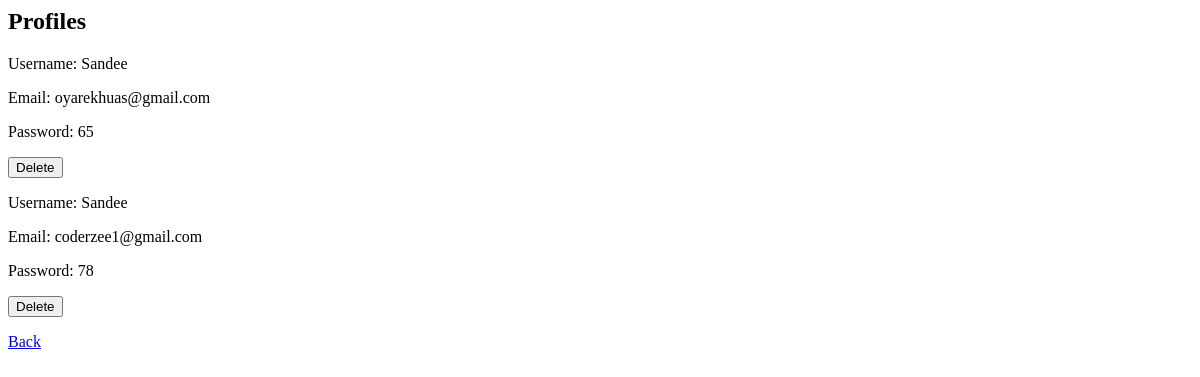
/profiles, run on an earlier commit of the app's database.
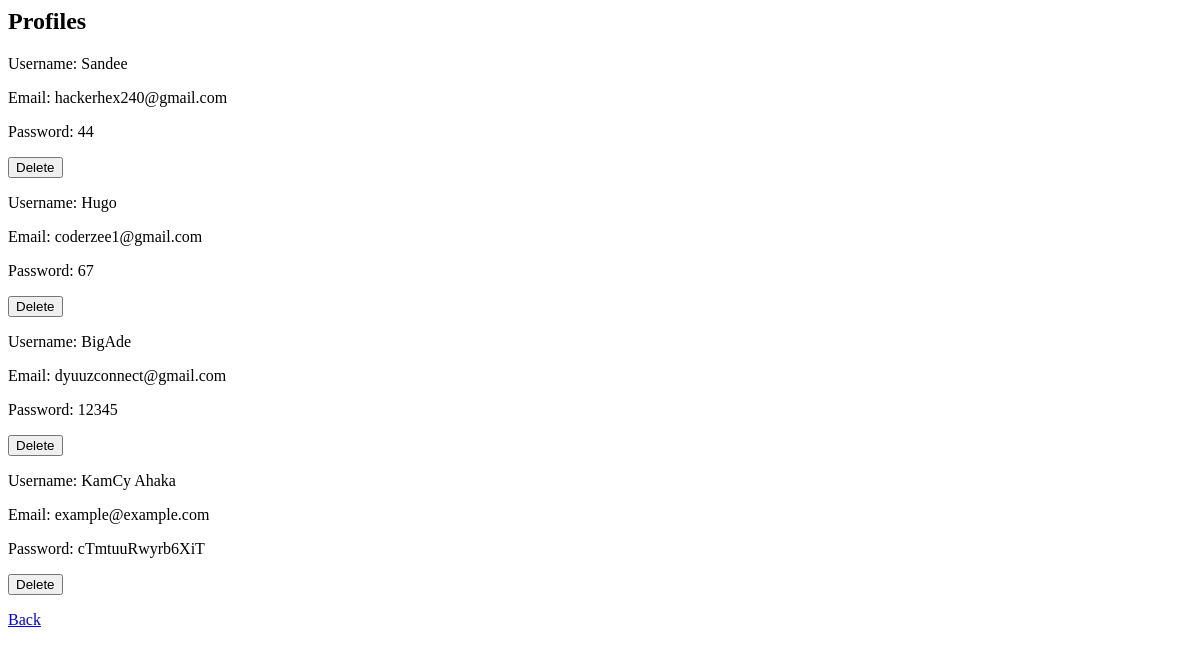
And on a later commit of the database.
### main.py (models this page shows, shortened)
class User(db.Model):
    id = db.Column("id", db.Integer, primary_key=True)
    username = db.Column(db.String(50), unique=True)
    email = db.Column(db.String(50), unique=True)
    password = db.Column(db.String(50))
    entries = db.relationship("Entry", backref="user", lazy=True)

### main.py (the view)
@app.route('/profiles', methods=["GET", "POST"])
def profiles():
    if request.method == "POST":
        user_id = request.form.get("user_id")
        user = User.query.get(user_id)
        if user:
            db.session.delete(user)
            db.session.commit()
            flash(f"Profile for {user.username} deleted successfully.")
        else:
            flash("Profile not found.")
        return redirect(url_for('profiles'))
    else:
        users = User.query.all()
        return render_template('profiles.html', users=users)

### templates/profiles.html (shortened to what this page needs)
<body>
    <h2>Profiles</h2>
    {% for user in users %}
        <div class="profile">
            <p>Username: {{ user.username }}</p>
            <p>Email: {{ user.email }}</p>
            <p>Password: {{ user.password }}</p>
            <form method="POST" action="{{ url_for('profiles') }}">
                <button type="submit">Delete</button>
            </form>
        </div>
    {% endfor %}
    <p><a href="{{ url_for('register') }}">Back</a></p>
</body>

What changed in the data, as far as the page shows it:
changed User "Sandee": email "oyarekhuas@gmail.com" → "hackerhex240@gmail.com"; password "65" → "44"
changed User "coderzee1@gmail.com": username "Sandee" → "Hugo"; password "78" → "67"
added User: username "BigAde", email "dyuuzconnect@gmail.com", password "12345"
added User: username "KamCy Ahaka", email "example@example.com", password "cTmtuuRwyrb6XiT"
